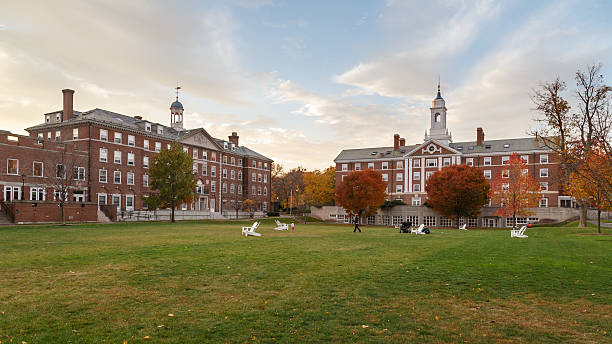
#> input picture Gesture Acrade Project/SOC-week 1&2/images&videos/harvard.jpg, 612 x 344 px, found by its file name
$ python translation-rotation-flip.py
#> lines starting #> are read from the running program, lines starting #| are printed output that depends on the picture
import cv2
import numpy as np

harvard= cv2.imread("harvard.jpg")
#> harvard is the input picture: shape (344, 612, 3); mean B, G, R 112.6, 137.8, 144.6
cv2.imshow("Harvard",harvard)

#translation
def translate(image,x,y):
#> called with x = 100, y = 100
    (height,width)=image.shape[:2]
#> height = 344; width = 612
    transMAt=np.float32([[1,0,x],[0,1,y]])
    dimensions=(width,height)
#> dimensions = (612, 344)
    return cv2.warpAffine(image,transMAt,dimensions)
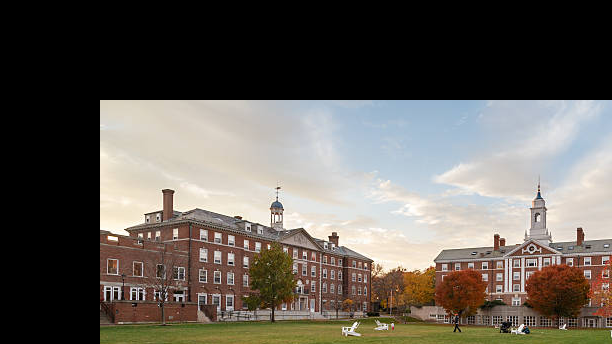
#> returned value: shape (344, 612, 3); mean of channels 0, 1, 2 86.9, 93.6, 98.8; drawn as B, G, R

translated_image=translate(harvard,100,100)
cv2.imshow("translated_image",translated_image)

# +x --> right
# -x --> left
# +y --> down
# -y --> up


# rotation of an image
def rotation(image,angle,rotPoint=None):
#> called with angle = 45
    (height,width)=image.shape[:2]
#> height = 344; width = 612
    if rotPoint is None:
        rotPoint=(width,height)
#> rotPoint = (612, 344)
    rotMat= cv2.getRotationMatrix2D(rotPoint,angle,1.0)
    dimensions=(width,height)
#> dimensions = (612, 344)
    return cv2.warpAffine(image,rotMat,dimensions)
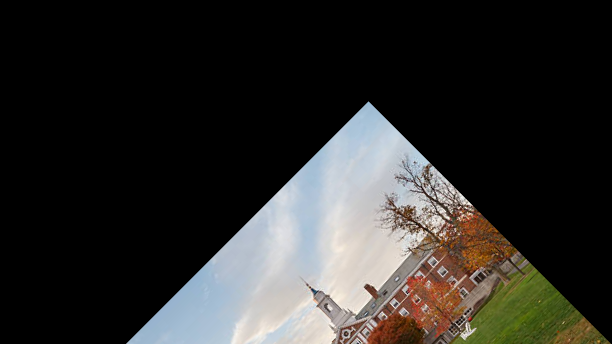
#> returned value: shape (344, 612, 3); mean of channels 0, 1, 2 42.2, 44.6, 45.6; drawn as B, G, R

rotated_image=rotation(harvard,45)
cv2.imshow("rotated_image",rotated_image)

# +0 --> ACW
# -0 --> CW


# flipping
flipped_Y= cv2.flip(harvard,1)
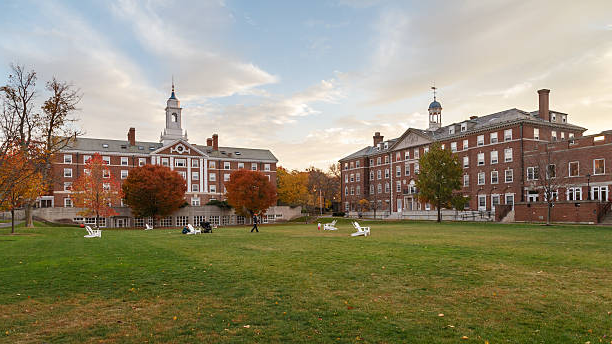
#> flipped_Y: shape (344, 612, 3); mean B, G, R 112.6, 137.8, 144.6
cv2.imshow("flipped_Y",flipped_Y)
flipped_X=cv2.flip(harvard,0)
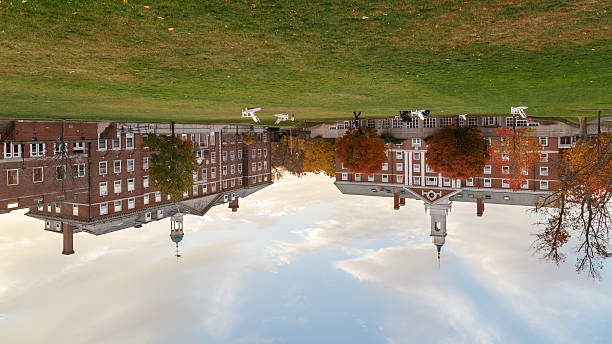
#> flipped_X: shape (344, 612, 3); mean B, G, R 112.6, 137.8, 144.6
cv2.imshow("flipped_X",flipped_X)
flipped_XnY = cv2.flip(harvard,-1)
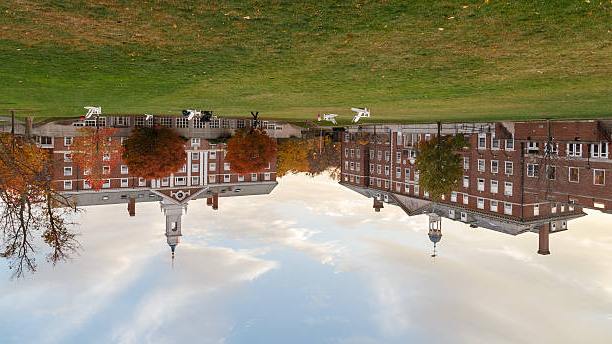
#> flipped_XnY: shape (344, 612, 3); mean B, G, R 112.6, 137.8, 144.6
cv2.imshow("flipped_XnY",flipped_XnY)

# 0--> flip around X axis
# 1--> flip around Y axis
# -1--> flip around both the axis

cv2.waitKey(0)
